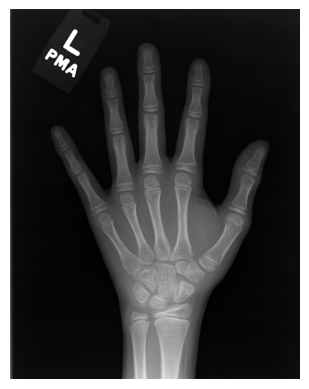
#> input picture Images/Sample Hand XRay.png, 309 x 389 px
$ python -i dataset.py   (imports and definitions only)
#> lines starting #> are read from the running program, lines starting #| are printed output that depends on the picture; after the words box and inside, x2 and y2 are one past the last pixel; in counts of white or black regions, pixels touching at a corner belong together
# --------------------------------------------------------------
# KÜTÜPHANELERİN YÜKLENMESİ (IMPORT LIBRARIES)
# --------------------------------------------------------------
import pandas as pd
import os
import cv2
import numpy as np
from PIL import Image
from sklearn.model_selection import train_test_split
from keras.preprocessing.image import ImageDataGenerator
from keras.applications.xception import preprocess_input

# --------------------------------------------------------------
# YARDIMCI FONKSİYONLAR (UTILITY FUNCTIONS)
# --------------------------------------------------------------

# Görüntü dosyası bozuksa False döndürecek şekilde düzenleme
# [25 lines left out: functions is_valid_image, multi_input_generator, not called in this run]


# Maskeleme işlemi: Etiketi siyah noktalar ile boyama
def mask_image(image_path):
#> called with image_path = '../Images/Sample Hand XRay.png'
    _img = cv2.imread(str(image_path))

    if _img is None:    return None
    gray = cv2.cvtColor(_img,cv2.COLOR_BGR2GRAY)

    # Etiket belirginleştirme
    _, thresh = cv2.threshold(gray,200,255,cv2.THRESH_BINARY)
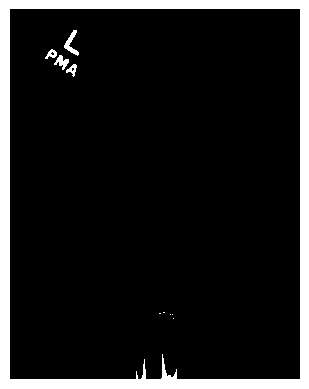
#> thresh: shape (389, 309); 11.2% white; 10 white regions (5 under 20 px), largest, box (x1, y1, x2, y2) and area: (0, 0, 309, 389) 13084, (64, 30, 79, 56) 145, (54, 55, 69, 70) 107, (66, 64, 77, 77) 67, (45, 49, 57, 59) 64

    # Şekil sınırlarını bulma
    contours, _ = cv2.findContours(thresh,cv2.RETR_EXTERNAL,cv2.CHAIN_APPROX_SIMPLE)
#> contours = [[[0, 0], [0, 388], [308, 388], [308, 0]]]

    # _img 3 kanallı (BGR) olduğu için shape üç değer döndürür, kanal sayısını atıyoruz
    _height, _width = _img.shape[:2]
    img_area = _height * _width
#> img_area = 120201

    for _contur in contours:
        # Kontur etrafında hayali bir kutu çizme
        x,y,nw,nh = cv2.boundingRect(_contur)
        box_area = nw * nh

        # Bulunan şekil tüm resmin %1-%15'i arasındaysa (marker/etiket boyutu varsayımı)
        if (img_area * 0.01) < box_area and box_area < (img_area * 0.15):
            _img[y: y + nh, x: x + nw] = 0
#> this loop made 1 pass
#> (_contur, x, y, nw, nh, box_area) on pass 1: ([[0, 0], [0, 388], [308, 388], [308, 0]], 0, 0, 309, 389, 120201)

    # Tüm konturlar kontrol edildikten sonra tek seferde resize ediliyor
    return cv2.resize(_img, (128, 128))
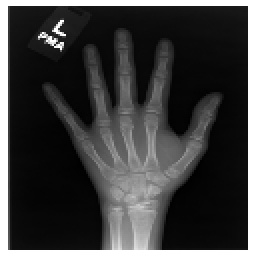
#> returned value: shape (128, 128, 3) (shown 2 times larger); min 0, max 255, mean 60.9


# Maskelenmiş görüntüleri diske kaydetme (her epoch'ta tekrar maskelemek yerine bir kerelik işlem)
# [63 lines left out: functions create_masked_dataset, prepare_data, not called in this run]

>>> result = mask_image('../Images/Sample Hand XRay.png')
